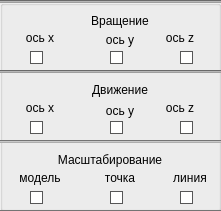
   <widget class="QGroupBox" name="groupBox">
    <property name="geometry">
     <rect>
      <x>920</x>
      <y>250</y>
      <width>221</width>
      <height>211</height>
     </rect>
    </property>
    <property name="font">
     <font>
      <family>Ubuntu</family>
     </font>
    </property>
    <property name="autoFillBackground">
     <bool>false</bool>
    </property>
    <property name="styleSheet">
     <string notr="true"/>
    </property>
    <property name="title">
     <string notr="true"/>
    </property>
    <widget class="QRadioButton" name="radioButtonRotationX">
     <property name="geometry">
      <rect>
       <x>30</x>
       <y>50</y>
       <width>15</width>
       <height>15</height>
      </rect>
     </property>
     <property name="minimumSize">
      <size>
       <width>15</width>
       <height>15</height>
      </size>
     </property>
     <property name="maximumSize">
      <size>
       <width>15</width>
       <height>15</height>
      </size>
     </property>
     <property name="baseSize">
      <size>
       <width>15</width>
       <height>15</height>
      </size>
     </property>
     <property name="font">
      <font/>
     </property>
     <property name="layoutDirection">
      <enum>Qt::LayoutDirection::LeftToRight</enum>
     </property>
     <property name="styleSheet">
      <string notr="true">QRadioButton::indicator::checked {width: 6px; height: 6px; background-color: white; border: 4px solid; border-color: rgb(102, 173, 255)}
QRadioButton::indicator::unchecked {width: 11px; height: 11px; background-color: white; border: 1px solid; border-color: rgb(86, 86, 87)}</string>
     </property>
     <property name="text">
      <string/>
     </property>
    </widget>
    <widget class="QRadioButton" name="radioButtonRotationY">
     <property name="geometry">
      <rect>
       <x>110</x>
       <y>50</y>
       <width>15</width>
       <height>15</height>
      </rect>
     </property>
     <property name="minimumSize">
      <size>
       <width>15</width>
       <height>15</height>
      </size>
     </property>
     <property name="maximumSize">
      <size>
       <width>15</width>
       <height>15</height>
      </size>
     </property>
     <property name="baseSize">
      <size>
       <width>15</width>
       <height>15</height>
      </size>
     </property>
     <property name="font">
      <font/>
     </property>
     <property name="layoutDirection">
      <enum>Qt::LayoutDirection::LeftToRight</enum>
     </property>
     <property name="styleSheet">
      <string notr="true">QRadioButton::indicator::checked {width: 6px; height: 6px; background-color: white; border: 4px solid; border-color: rgb(102, 173, 255)}
QRadioButton::indicator::unchecked {width: 11px; height: 11px; background-color: white; border: 1px solid; border-color: rgb(86, 86, 87)}</string>
     </property>
     <property name="text">
      <string/>
     </property>
    </widget>
    <widget class="QRadioButton" name="radioButtonRotationZ">
     <property name="geometry">
      <rect>
       <x>180</x>
       <y>50</y>
       <width>15</width>
       <height>15</height>
      </rect>
     </property>
     <property name="minimumSize">
      <size>
       <width>15</width>
       <height>15</height>
      </size>
     </property>
     <property name="maximumSize">
      <size>
       <width>15</width>
       <height>15</height>
      </size>
     </property>
     <property name="baseSize">
      <size>
       <width>15</width>
       <height>15</height>
      </size>
     </property>
     <property name="font">
      <font/>
     </property>
     <property name="layoutDirection">
      <enum>Qt::LayoutDirection::LeftToRight</enum>
     </property>
     <property name="styleSheet">
      <string notr="true">QRadioButton::indicator::checked {width: 6px; height: 6px; background-color: white; border: 4px solid; border-color: rgb(102, 173, 255)}
QRadioButton::indicator::unchecked {width: 11px; height: 11px; background-color: white; border: 1px solid; border-color: rgb(86, 86, 87)}</string>
     </property>
     <property name="text">
      <string/>
     </property>
    </widget>
    <widget class="QRadioButton" name="radioButtonMoveX">
     <property name="geometry">
      <rect>
       <x>30</x>
       <y>120</y>
       <width>15</width>
       <height>15</height>
      </rect>
     </property>
     <property name="minimumSize">
      <size>
       <width>15</width>
       <height>15</height>
      </size>
     </property>
     <property name="maximumSize">
      <size>
       <width>15</width>
       <height>15</height>
      </size>
     </property>
     <property name="baseSize">
      <size>
       <width>15</width>
       <height>15</height>
      </size>
     </property>
     <property name="font">
      <font/>
     </property>
     <property name="layoutDirection">
      <enum>Qt::LayoutDirection::LeftToRight</enum>
     </property>
     <property name="styleSheet">
      <string notr="true">QRadioButton::indicator::checked {width: 6px; height: 6px; background-color: white; border: 4px solid; border-color: rgb(102, 173, 255)}
QRadioButton::indicator::unchecked {width: 11px; height: 11px; background-color: white; border: 1px solid; border-color: rgb(86, 86, 87)}</string>
     </property>
     <property name="text">
      <string/>
     </property>
    </widget>
    <widget class="QRadioButton" name="radioButtonMoveY">
     <property name="geometry">
      <rect>
       <x>110</x>
       <y>120</y>
       <width>15</width>
       <height>15</height>
      </rect>
     </property>
     <property name="minimumSize">
      <size>
       <width>15</width>
       <height>15</height>
      </size>
     </property>
     <property name="maximumSize">
      <size>
       <width>15</width>
       <height>15</height>
      </size>
     </property>
     <property name="baseSize">
      <size>
       <width>15</width>
       <height>15</height>
      </size>
     </property>
     <property name="font">
      <font/>
     </property>
     <property name="layoutDirection">
      <enum>Qt::LayoutDirection::LeftToRight</enum>
     </property>
     <property name="styleSheet">
      <string notr="true">QRadioButton::indicator::checked {width: 6px; height: 6px; background-color: white; border: 4px solid; border-color: rgb(102, 173, 255)}
QRadioButton::indicator::unchecked {width: 11px; height: 11px; background-color: white; border: 1px solid; border-color: rgb(86, 86, 87)}</string>
     </property>
     <property name="text">
      <string/>
     </property>
    </widget>
    <widget class="QLabel" name="label_2">
     <property name="geometry">
      <rect>
       <x>0</x>
       <y>10</y>
       <width>240</width>
       <height>21</height>
      </rect>
     </property>
     <property name="font">
      <font>
       <family>Ubuntu</family>
      </font>
     </property>
     <property name="text">
      <string>Вращение</string>
     </property>
     <property name="alignment">
      <set>Qt::AlignmentFlag::AlignCenter</set>
     </property>
    </widget>
    <widget class="QLabel" name="label_4">
     <property name="geometry">
      <rect>
       <x>0</x>
       <y>80</y>
       <width>240</width>
       <height>20</height>
      </rect>
     </property>
     <property name="font">
      <font>
       <family>Ubuntu</family>
      </font>
     </property>
     <property name="styleSheet">
      <string notr="true"/>
     </property>
     <property name="text">
      <string>Движение</string>
     </property>
     <property name="alignment">
      <set>Qt::AlignmentFlag::AlignCenter</set>
     </property>
    </widget>
    <widget class="QLabel" name="label_5">
     <property name="geometry">
      <rect>
       <x>0</x>
       <y>100</y>
       <width>80</width>
       <height>15</height>
      </rect>
     </property>
     <property name="font">
      <font>
       <family>Ubuntu</family>
      </font>
     </property>
     <property name="styleSheet">
      <string notr="true"/>
     </property>
     <property name="text">
      <string>ось х</string>
     </property>
     <property name="alignment">
      <set>Qt::AlignmentFlag::AlignCenter</set>
     </property>
    </widget>
    <widget class="QLabel" name="label_6">
     <property name="geometry">
      <rect>
       <x>80</x>
       <y>100</y>
       <width>80</width>
       <height>21</height>
      </rect>
     </property>
     <property name="font">
      <font>
       <family>Ubuntu</family>
      </font>
     </property>
     <property name="styleSheet">
      <string notr="true"/>
     </property>
     <property name="text">
      <string>ось y</string>
     </property>
     <property name="alignment">
      <set>Qt::AlignmentFlag::AlignCenter</set>
     </property>
    </widget>
    <widget class="QLabel" name="label_8">
     <property name="geometry">
      <rect>
       <x>0</x>
       <y>30</y>
       <width>80</width>
       <height>15</height>
      </rect>
     </property>
     <property name="font">
      <font>
       <family>Ubuntu</family>
      </font>
     </property>
     <property name="text">
      <string>ось x</string>
     </property>
     <property name="alignment">
      <set>Qt::AlignmentFlag::AlignCenter</set>
     </property>
    </widget>
    <widget class="QLabel" name="label_9">
     <property name="geometry">
      <rect>
       <x>80</x>
       <y>30</y>
       <width>80</width>
       <height>20</height>
      </rect>
     </property>
     <property name="font">
      <font>
       <family>Ubuntu</family>
      </font>
     </property>
     <property name="text">
      <string>ось y</string>
     </property>
     <property name="alignment">
      <set>Qt::AlignmentFlag::AlignCenter</set>
     </property>
    </widget>
    <widget class="QLabel" name="label_10">
     <property name="geometry">
      <rect>
       <x>140</x>
       <y>30</y>
       <width>80</width>
       <height>15</height>
      </rect>
     </property>
     <property name="font">
      <font>
       <family>Ubuntu</family>
      </font>
     </property>
     <property name="text">
      <string>ось z</string>
     </property>
     <property name="alignment">
      <set>Qt::AlignmentFlag::AlignCenter</set>
     </property>
    </widget>
    <widget class="QLabel" name="label_11">
     <property name="geometry">
      <rect>
       <x>80</x>
       <y>170</y>
       <width>80</width>
       <height>15</height>
      </rect>
     </property>
     <property name="font">
      <font>
       <family>Ubuntu</family>
      </font>
     </property>
     <property name="styleSheet">
      <string notr="true"/>
     </property>
     <property name="text">
      <string>точка</string>
     </property>
     <property name="alignment">
      <set>Qt::AlignmentFlag::AlignCenter</set>
     </property>
    </widget>
    <widget class="QLabel" name="label_12">
     <property name="geometry">
      <rect>
       <x>140</x>
       <y>100</y>
       <width>80</width>
       <height>15</height>
      </rect>
     </property>
     <property name="font">
      <font>
       <family>Ubuntu</family>
      </font>
     </property>
     <property name="styleSheet">
      <string notr="true"/>
     </property>
     <property name="text">
      <string>ось z</string>
     </property>
     <property name="alignment">
      <set>Qt::AlignmentFlag::AlignCenter</set>
     </property>
    </widget>
    <widget class="QLabel" name="label_13">
     <property name="geometry">
      <rect>
       <x>150</x>
       <y>170</y>
       <width>80</width>
       <height>15</height>
      </rect>
     </property>
     <property name="font">
      <font>
       <family>Ubuntu</family>
      </font>
     </property>
     <property name="styleSheet">
      <string notr="true"/>
     </property>
     <property name="text">
      <string>линия</string>
     </property>
     <property name="alignment">
      <set>Qt::AlignmentFlag::AlignCenter</set>
     </property>
    </widget>
    <widget class="QRadioButton" name="radioButtonMoveZ">
     <property name="geometry">
      <rect>
       <x>180</x>
       <y>120</y>
       <width>15</width>
       <height>15</height>
      </rect>
     </property>
     <property name="minimumSize">
      <size>
       <width>15</width>
       <height>15</height>
      </size>
     </property>
     <property name="maximumSize">
      <size>
       <width>15</width>
       <height>15</height>
      </size>
     </property>
     <property name="baseSize">
      <size>
       <width>15</width>
       <height>15</height>
      </size>
     </property>
     <property name="font">
      <font/>
     </property>
     <property name="layoutDirection">
      <enum>Qt::LayoutDirection::LeftToRight</enum>
     </property>
     <property name="styleSheet">
      <string notr="true">QRadioButton::indicator::checked {width: 6px; height: 6px; background-color: white; border: 4px solid; border-color: rgb(102, 173, 255)}
QRadioButton::indicator::unchecked {width: 11px; height: 11px; background-color: white; border: 1px solid; border-color: rgb(86, 86, 87)}</string>
     </property>
     <property name="text">
      <string/>
     </property>
    </widget>
    <widget class="QRadioButton" name="radioButtonZoomeDot">
     <property name="geometry">
      <rect>
       <x>110</x>
       <y>190</y>
       <width>15</width>
       <height>15</height>
      </rect>
     </property>
     <property name="minimumSize">
      <size>
       <width>15</width>
       <height>15</height>
      </size>
     </property>
     <property name="maximumSize">
      <size>
       <width>15</width>
       <height>15</height>
      </size>
     </property>
     <property name="baseSize">
      <size>
       <width>15</width>
       <height>15</height>
      </size>
     </property>
     <property name="font">
      <font/>
     </property>
     <property name="layoutDirection">
      <enum>Qt::LayoutDirection::LeftToRight</enum>
     </property>
     <property name="styleSheet">
      <string notr="true">QRadioButton::indicator::checked {width: 6px; height: 6px; background-color: white; border: 4px solid; border-color: rgb(102, 173, 255)}
QRadioButton::indicator::unchecked {width: 11px; height: 11px; background-color: white; border: 1px solid; border-color: rgb(86, 86, 87)}</string>
     </property>
     <property name="text">
      <string/>
     </property>
    </widget>
    <widget class="QRadioButton" name="radioButtonZoomeLine">
     <property name="geometry">
      <rect>
       <x>180</x>
       <y>190</y>
       <width>15</width>
       <height>15</height>
      </rect>
     </property>
     <property name="minimumSize">
      <size>
       <width>15</width>
       <height>15</height>
      </size>
     </property>
     <property name="maximumSize">
      <size>
       <width>15</width>
       <height>15</height>
      </size>
     </property>
     <property name="baseSize">
      <size>
       <width>15</width>
       <height>15</height>
      </size>
     </property>
     <property name="font">
      <font/>
     </property>
     <property name="layoutDirection">
      <enum>Qt::LayoutDirection::LeftToRight</enum>
     </property>
     <property name="styleSheet">
      <string notr="true">QRadioButton::indicator::checked {width: 6px; height: 6px; background-color: white; border: 4px solid; border-color: rgb(102, 173, 255)}
QRadioButton::indicator::unchecked {width: 11px; height: 11px; background-color: white; border: 1px solid; border-color: rgb(86, 86, 87)}</string>
     </property>
     <property name="text">
      <string/>
     </property>
    </widget>
    <widget class="Line" name="line_2">
     <property name="geometry">
      <rect>
       <x>0</x>
       <y>70</y>
       <width>240</width>
       <height>3</height>
      </rect>
     </property>
     <property name="font">
      <font/>
     </property>
     <property name="styleSheet">
      <string notr="true">background-color: rgb(158, 158, 158);</string>
     </property>
     <property name="orientation">
      <enum>Qt::Orientation::Horizontal</enum>
     </property>
    </widget>
    <widget class="Line" name="line_5">
     <property name="geometry">
      <rect>
       <x>0</x>
       <y>140</y>
       <width>240</width>
       <height>3</height>
      </rect>
     </property>
     <property name="font">
      <font/>
     </property>
     <property name="styleSheet">
      <string notr="true">background-color: rgb(174, 174, 174);</string>
     </property>
     <property name="orientation">
      <enum>Qt::Orientation::Horizontal</enum>
     </property>
    </widget>
    <widget class="Line" name="line_4">
     <property name="geometry">
      <rect>
       <x>0</x>
       <y>210</y>
       <width>240</width>
       <height>3</height>
      </rect>
     </property>
     <property name="font">
      <font/>
     </property>
     <property name="styleSheet">
      <string notr="true">background-color: rgb(174, 174, 174);</string>
     </property>
     <property name="orientation">
      <enum>Qt::Orientation::Horizontal</enum>
     </property>
    </widget>
    <widget class="QLabel" name="label_18">
     <property name="geometry">
      <rect>
       <x>0</x>
       <y>170</y>
       <width>80</width>
       <height>15</height>
      </rect>
     </property>
     <property name="font">
      <font>
       <family>Ubuntu</family>
      </font>
     </property>
     <property name="styleSheet">
      <string notr="true"/>
     </property>
     <property name="text">
      <string>модель</string>
     </property>
     <property name="alignment">
      <set>Qt::AlignmentFlag::AlignCenter</set>
     </property>
    </widget>
    <widget class="QRadioButton" name="radioButtonZoomeModel">
     <property name="geometry">
      <rect>
       <x>30</x>
       <y>190</y>
       <width>15</width>
       <height>15</height>
      </rect>
     </property>
     <property name="minimumSize">
      <size>
       <width>15</width>
       <height>15</height>
      </size>
     </property>
     <property name="maximumSize">
      <size>
       <width>15</width>
       <height>15</height>
      </size>
     </property>
     <property name="baseSize">
      <size>
       <width>15</width>
       <height>15</height>
      </size>
     </property>
     <property name="font">
      <font/>
     </property>
     <property name="layoutDirection">
      <enum>Qt::LayoutDirection::LeftToRight</enum>
     </property>
     <property name="styleSheet">
      <string notr="true">QRadioButton::indicator::checked {width: 6px; height: 6px; background-color: white; border: 4px solid; border-color: rgb(102, 173, 255)}
QRadioButton::indicator::unchecked {width: 11px; height: 11px; background-color: white; border: 1px solid; border-color: rgb(86, 86, 87)}</string>
     </property>
     <property name="text">
      <string/>
     </property>
    </widget>
    <widget class="Line" name="line_6">
     <property name="geometry">
      <rect>
       <x>0</x>
       <y>0</y>
       <width>240</width>
       <height>3</height>
      </rect>
     </property>
     <property name="font">
      <font/>
     </property>
     <property name="styleSheet">
      <string notr="true">background-color: rgb(158, 158, 158);</string>
     </property>
     <property name="orientation">
      <enum>Qt::Orientation::Horizontal</enum>
     </property>
    </widget>
    <widget class="QLabel" name="label_3">
     <property name="geometry">
      <rect>
       <x>-10</x>
       <y>150</y>
       <width>240</width>
       <height>20</height>
      </rect>
     </property>
     <property name="font">
      <font>
       <family>Ubuntu</family>
      </font>
     </property>
     <property name="text">
      <string>Масштабирование</string>
     </property>
     <property name="alignment">
      <set>Qt::AlignmentFlag::AlignCenter</set>
     </property>
    </widget>
    <widget class="QLabel" name="label_7">
     <property name="geometry">
      <rect>
       <x>180</x>
       <y>160</y>
       <width>240</width>
       <height>20</height>
      </rect>
     </property>
     <property name="font">
      <font>
       <family>Ubuntu</family>
      </font>
     </property>
     <property name="text">
      <string>Масштабирование</string>
     </property>
     <property name="alignment">
      <set>Qt::AlignmentFlag::AlignCenter</set>
     </property>
    </widget>
    <zorder>radioButtonRotationX</zorder>
    <zorder>radioButtonRotationY</zorder>
    <zorder>radioButtonRotationZ</zorder>
    <zorder>radioButtonMoveX</zorder>
    <zorder>radioButtonMoveY</zorder>
    <zorder>label_4</zorder>
    <zorder>label_5</zorder>
    <zorder>label_6</zorder>
    <zorder>label_8</zorder>
    <zorder>label_9</zorder>
    <zorder>label_10</zorder>
    <zorder>label_11</zorder>
    <zorder>label_12</zorder>
    <zorder>label_13</zorder>
    <zorder>radioButtonMoveZ</zorder>
    <zorder>radioButtonZoomeDot</zorder>
    <zorder>radioButtonZoomeLine</zorder>
    <zorder>line_2</zorder>
    <zorder>line_5</zorder>
    <zorder>line_4</zorder>
    <zorder>label_18</zorder>
    <zorder>radioButtonZoomeModel</zorder>
    <zorder>line_6</zorder>
    <zorder>label_2</zorder>
    <zorder>label_3</zorder>
    <zorder>label_7</zorder>
   </widget>
